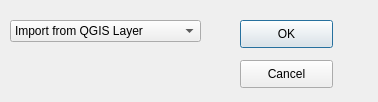
<?xml version="1.0" encoding="UTF-8"?>
<ui version="4.0">
 <class>import_raster_dialog</class>
 <widget class="QDialog" name="import_raster_dialog">
  <property name="geometry">
   <rect>
    <x>0</x>
    <y>0</y>
    <width>378</width>
    <height>102</height>
   </rect>
  </property>
  <property name="windowTitle">
   <string>Dialog</string>
  </property>
  <widget class="QComboBox" name="importRasterComboBox">
   <property name="geometry">
    <rect>
     <x>10</x>
     <y>20</y>
     <width>191</width>
     <height>22</height>
    </rect>
   </property>
   <item>
    <property name="text">
     <string>Import from QGIS Layer</string>
    </property>
   </item>
   <item>
    <property name="text">
     <string>Import from Dataset</string>
    </property>
   </item>
   <item>
    <property name="text">
     <string>Import from Desktop</string>
    </property>
   </item>
  </widget>
  <widget class="QPushButton" name="confirmOK">
   <property name="geometry">
    <rect>
     <x>240</x>
     <y>20</y>
     <width>93</width>
     <height>28</height>
    </rect>
   </property>
   <property name="text">
    <string>OK</string>
   </property>
  </widget>
  <widget class="QPushButton" name="confirmCancel">
   <property name="geometry">
    <rect>
     <x>240</x>
     <y>60</y>
     <width>93</width>
     <height>28</height>
    </rect>
   </property>
   <property name="text">
    <string>Cancel</string>
   </property>
  </widget>
 </widget>
 <resources/>
 <connections/>
</ui>
